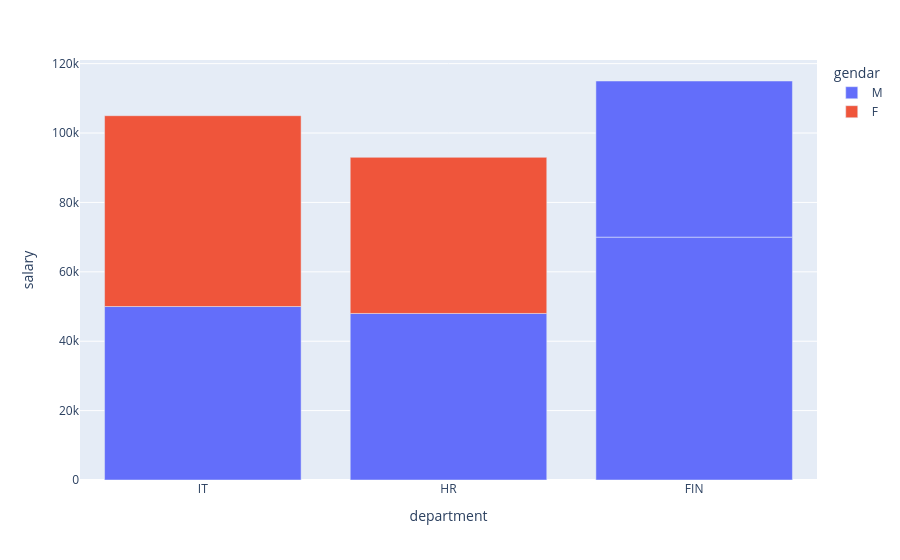

Notebook source saved alongside this figure:
### Code cell
fig=px.bar(df,x='department',y='salary',color='gendar',barmode='relative')
fig.show()

### Figure 1 — Plotly figure (JSON) as saved in the notebook; plotly's stock layout.template omitted (floating-point values rounded to 4 significant figures)
{"data": [{"hovertemplate": "gendar=M<br>department=%{x}<br>salary=%{y}<extra></extra>", "legendgroup": "M", "marker": {"color": "#636efa", "pattern": {"shape": ""}}, "name": "M", "orientation": "v", "showlegend": true, "textposition": "auto", "type": "bar", "x": ["IT", "HR", "FIN", "FIN"], "xaxis": "x", "y": [50000, 48000, 70000, 45000], "yaxis": "y"}, {"hovertemplate": "gendar=F<br>department=%{x}<br>salary=%{y}<extra></extra>", "legendgroup": "F", "marker": {"color": "#EF553B", "pattern": {"shape": ""}}, "name": "F", "orientation": "v", "showlegend": true, "textposition": "auto", "type": "bar", "x": ["IT", "HR"], "xaxis": "x", "y": [55000, 45000], "yaxis": "y"}], "layout": {"barmode": "relative", "legend": {"title": {"text": "gendar"}, "tracegroupgap": 0}, "margin": {"t": 60}, "xaxis": {"anchor": "y", "domain": [0, 1], "title": {"text": "department"}}, "yaxis": {"anchor": "x", "domain": [0, 1], "title": {"text": "salary"}}}}
